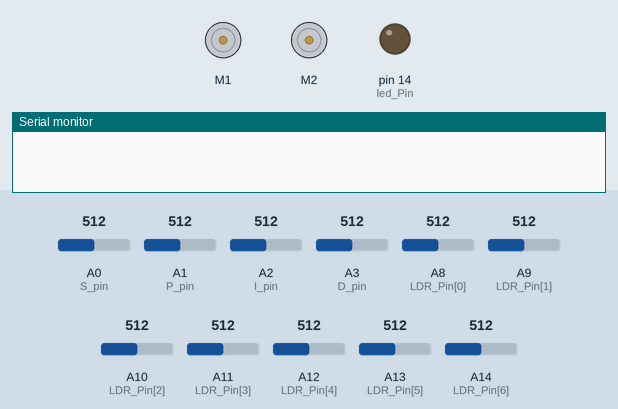
Recording of a sketch running on a simulated Arduino Mega 2560, built with avr-gcc and run on an emulated ATmega2560. On the bench: 2 × DC motor (green arrow = forward, orange = backward, longer = faster), output pins drawn as LEDs (lit = HIGH), the last lines printed to the serial monitor. Inputs (shaded band) come from the test bench; at power-on: A0 (S_pin) = 512, A1 (P_pin) = 512, A2 (I_pin) = 512, A3 (D_pin) = 512, A8 (LDR_Pin[0]) = 512, A9 (LDR_Pin[1]) = 512, A10 (LDR_Pin[2]) = 512, A11 (LDR_Pin[3]) = 512, A12 (LDR_Pin[4]) = 512, A13 (LDR_Pin[5]) = 512, A14 (LDR_Pin[6]) = 512.

Above: at 0.2 s.
At 13.6 s:
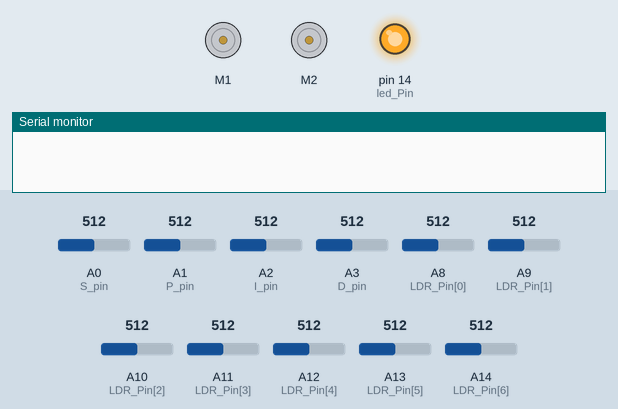
At 27.5 s:
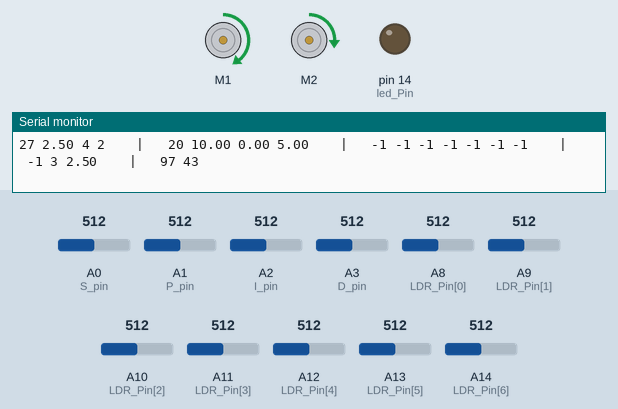
Timing chart, 0 to 29.0 s (numbered marks = the images above):
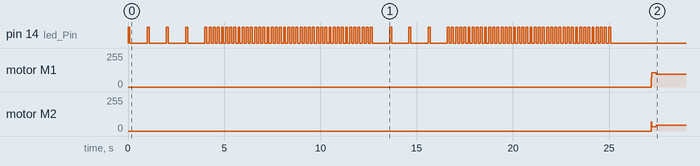

The sketch:

line_follower_pid.ino
```cpp
/* ************************************************************************************************* */
// * ECE 201: Line Following Robot with PID * //
/* ************************************************************************************************* */
// This is code for your PID controlled line following robot.
//
// Code Table of Contents
  // 1) Declare Variables - declares many variables as global variables so each variable can be accessed from every function
  // 2) Setup (Main) - runs once at beginning when you press button on arduino or motor drive or when you open serial monitor
  // 3) Loop (Main) - loops forever calling on a series of functions
  // 4) Blink - blinks and LED
  // 5) Calibration - makes white = 0 and black = 100 (a few seconds to prep, a few seconds on white, a few seconds to move to black, a few seconds of black)
  // 6) Read Potentiometers - reads each potentiometer
  // 7) Run Motors - runs motors
  // 8) Read Photoresistors - reads each photoresistor
  // 9) Calculate Error - calculate error from photoresistor readings
  // 10) PID Turn - takes the error and implements PID control
  // 11) Print - used for debugging but can comment out when not debugging because it slows down program

// ************************************************************************************************* //
// Declare Variables

// Variables and Libaries for Motor
#include <Wire.h>
#include <Adafruit_MotorShield.h> // Must add libary - see MotorShield Manual
//https://cdn-learn.adafruit.com/downloads/pdf/adafruit-motor-shield-v2-for-arduino.pdf

Adafruit_MotorShield AFMS = Adafruit_MotorShield();
// Motors can be switched here (1) <--> (2)
Adafruit_DCMotor *Motor1 = AFMS.getMotor(1); // left motor
Adafruit_DCMotor *Motor2 = AFMS.getMotor(2); // right motor

// Set Initial Speed of Motors (CAN BE EDITED BY USER)
// TODO: Replace "___", and set the default motor speeds to an integer between 0 and 255.
//  the defualt motor speed is how fast the cart will move with no inputs. this can be
//  thought of as how fast should the cart be going when travelling in a straight line.
//  theoretical max. is 255, but the motors will likely overdraw power and cause the Arduino to shut off.
//  motors likely need a minimum speed of at least 30 to move the cart.
//  a good starting speed is roughly 50-60. motor speeds are separated incase one motor turns faster than the other.
const int M1Sp = 50;
const int M2Sp = 50;

// Variables for Potentiometer
// TODO: Replace "___", and assign the pin number connected to the Arduino
const int S_pin = A0; //speed control
const int P_pin = A1; //proportional control
const int I_pin = A2; //integral control
const int D_pin = A3; //derivative control

// User set SPID values
// TODO: Replace "___", and assign an integer value for the MAX value of S, P, I, and D.
//  The on-cart potentiometers are used to determine the actual values of S, P, I, and D.
//  Note: These values will likely need to be experimentally determined
const float speed       = 40;
const float proportion  = 20;
const float integral    = 0;
const float derivative  = 10;

const int numMeas = 40; // TODO: Replace "___", and assign number of calibration measurements
                         //   setting numMeas to 40 as in code 10.4 is recommended

// Initialize SPID values to zero
int SpRead = 0; //Speed Increase
int kPRead = 0; //proportional gain
int kIRead = 0; //integral gain
int kDRead = 0; //derivative gain

// Variables for Light Sensors (arrays are used to simplify the code):
//  these are variables that have multiple elements to each variable name.
//  LDR_Pin holds 7 values of the LDR pin connection to the Arduino
// TODO: Replace "___", and assign the pin number for each LDR connected to the Arduino.
//  reference 10.2 potentiometer code if necessarry
int LDR_Pin[7] = {A8,
                  A9,
                  A10,
                  A11,
                  A12,
                  A13,
                  A14};
int LDR[7]; // this is an empty array that will hold the readings from our potentiometers

// TODO: Replace "___", and assign the pin number connected to the Arduino.
//  it is recommended to use the built-in LED connected to pin 13, but can change
//  to another digital pin and connect external LED to be more easily seen
int led_Pin = 14;

// Calibration Variables
//  Complete understanding of the calibration process is not required
float Mn[7]; // array containing minimum read values of every potentiometer
float Mx[7]; // array containing maximum read values of every potentiometer
float LDRf[7] = {0.,0.,0.,0.,0.,0.,0.}; // initialize the LDR read values to float zero

int MxRead; // maximum read value by any potentiometer
int MxIndex; // index (location in array) of max read value
float AveRead; // average read value of potentiometer
int CriteriaForMax; // value to determine whether a read value is a max
float WeightedAve; // weighted average after calibration

// Error calculation variables
int im0, im1, im2;

// Motor control variables
int M1SpeedtoMotor, M2SpeedtoMotor; // actual speeds motor will be rotating at
int Turn; // which direction and how sharply should the cart turn
int M1P = 0, M2P = 0; // proportion control for motors 1 and 2 respectively
float error; // current error
int lasterror = 0; // previous error
int sumerror = 0; // sum of total errors
float kP, kI, kD; // final values of P, I, and D used in control

// ************************************************************************************************* //
// setup - runs once
void setup() {
  Serial.begin(9600); // TODO: Replace "___", and input the baud rate for serial communication
  AFMS.begin(); // initialize the motor

  pinMode(led_Pin, OUTPUT); // TODO: Replace "___", and set the led_pin to be an output

  Calibrate(); // Calibrate black and white sensing

  ReadPotentiometers(); // Read potentiometer values (Sp, P, I, & D)

  delay(2000); // Delay to ensure cart is properly placed before moving

  RunMotors(); // Starts motors straight forward depending on Sp (Speed from potentiometer) and M1Sp/M2Sp (Nominal values)

} // end setup()

// ************************************************************************************************* //
// loop - runs/loops forever
void loop() {
  // Note: some functions are only helpful for debugging and can be commented out once functionality is ensured

  ReadPotentiometers(); // Only if you want to see Potentiometers working in set up as you run the line following

  ReadPhotoResistors(); // Read photoresistors and map to 0-100 based on calibration

  CalcError();

  PID_Turn(); // PID Control and Output to motors to turn
  RunMotors(); // Uses info from

  Print(); // Print values to serial monitor //currently commented out but could be good for debugging =)

} // end loop()

// ************************************************************************************************* //
// function to quickly blink an LED
void fastBlink() {
  digitalWrite(led_Pin, 1); // TODO: Replace "___", and turn on the LED
  delay(100); // wait for 100 milliseconds

  digitalWrite(led_Pin, 0); // TODO: Replace "___", and turn off the LED
  delay(100); // wait for 100 milliseconds
} // end fastBlink()

// ************************************************************************************************* //
// function to slowly blink an LED
void slowBlink() {
  digitalWrite(led_Pin, 1); // TODO: Replace "___", and turn on the LED
  delay(100); // wait for 100 milliseconds

  digitalWrite(led_Pin, 0); // TODO: Replace "___", and turn off the LED
  delay(900); // wait for 900 milliseconds
} // end slowBlink()

// ************************************************************************************************* //
// function to calibrate
void Calibrate() {
  // wait to make sure cart is in position with sensors over a white (light) surface
  for (int calii = 0; calii < 4; calii++) { // wait four blinks for the cart to be positioned
    slowBlink(); // blink the indicator LED
  }

  // Calibration
  // White Calibration
  for (int calii = 0; calii < numMeas; calii++) { // TODO: Replace "___", and repeat the section of code
                                                    //  for the number of calibration measurements desired

    fastBlink(); // blink the indicator LED

    for (int ci = 0; ci < 7; ci++) { // TODO: Replace "___", and loop over all of the LDRs
      LDRf[ci] = LDRf[ci] + (float) analogRead(LDR_Pin[ci]); // keep track of the sum of each LDR's readings
      delay(2);
    }
  }

  // Find average of each LDR's read values
  for (int cm = 0; cm < 7; cm++) { // TODO: Replace "___", and loop over all of the LDRs
    Mn[cm] = round(LDRf[cm] / (float)numMeas); // take average of each LDR's readings
    LDRf[cm] = 0.; // reset the array holding the sum of the LDR's readings
  }

 // Wait to move from White to Black Surface
  for (int calii = 0; calii < 4; calii++) { // wait ten blinks for the cart to be repositioned
    slowBlink();
  }

  // Black Calibration
  for (int calii = 0; calii < numMeas; calii++) { // TODO: Replace "___", and repeat the section of code
                                                    //  for the number of calibration measurements desired

    fastBlink(); // blink the indicator LED

    for (int ci = 0; ci < 7; ci++) { // TODO: Replace "___", and loop over all of the LDRs
      LDRf[ci] = LDRf[ci] + (float) analogRead(LDR_Pin[ci]); // keep track of the sum of each LDR's readings
      delay(2);
    }
  }

  // Find average of each LDR's read values
  for (int cm = 0; cm < 7; cm++) { // TODO: Replace "___", and loop over all of the LDRs
    Mx[cm] = round(LDRf[cm] / (float)numMeas); // take average of each LDR's readings
    LDRf[cm] = 0.; // reset the array holding the sum of the LDR's readings
  }
} // end Calibrate()

// ************************************************************************************************* //
// function to read and map values from potentiometers
void ReadPotentiometers() {
  SpRead = map(analogRead(S_pin), 0, 1023, 0, speed);
  kPRead = map(analogRead(P_pin), 0, 1023, 0, proportion);
  kIRead = map(analogRead(I_pin), 0, 1023, 0, integral);
  kDRead = map(analogRead(D_pin), 0, 1023, 0, derivative);
} // end ReadPotentiometers()

// ************************************************************************************************* //
// function to start motors using nominal speed + speed addition from potentiometer
void RunMotors() {
  M1SpeedtoMotor = min(M1Sp + SpRead + M1P, 255); // limits speed to 255
  M2SpeedtoMotor = min(M2Sp + SpRead + M2P, 255); // remember M1Sp & M2Sp is defined at beginning of code (default 60)

  Motor1->setSpeed(abs(M1SpeedtoMotor));
  Motor2->setSpeed(abs(M2SpeedtoMotor));

  // Motor 1 control
  if (M1SpeedtoMotor > 0) {
    Motor1->run(FORWARD);
  } else { // < 0
    Motor1->run(BACKWARD);
  }

  // Motor 2 control
  if (M2SpeedtoMotor > 0) {
    Motor2->run(FORWARD);
  } else { // < 0
    Motor2->run(BACKWARD);
  }
} // end RunMotors()

// ************************************************************************************************* //
// function to read photo resistors, map from 0 to 100, and find darkest photo resitor (MxIndex)
void ReadPhotoResistors() {
  for (int Li = 0; Li < 7; Li++) { // TODO: Replace "___", and loop over all of the LDRs
    LDR[Li] = map(analogRead(LDR_Pin[Li]), Mn[Li], Mx[Li], 0, 100);
    delay(2);
  }
} // end ReadPhotoResistors()

// ************************************************************************************************* //
// Calculate error from photoresistor readings
//  Do not worry about understanding or completing this function
void CalcError() {
  MxRead = -99; // initialize max read to an impossible value to ensure initialization does not impact functionality
  AveRead = 0.0; // initialize the average read

  for (int i = 0; i < 7; i = i + 1) { // loop over all of the LDRs
    if (MxRead < LDR[i]) { // if LDR value is greater than current max
      MxRead = LDR[i]; // set max equal to LDR value
      MxIndex = -1 * (i-3);
      im1 = (float)i;
    }
    AveRead = AveRead + (float)LDR[i]/7.;
  }
  CriteriaForMax = 2; // max should be at least twice as big as the other values
  if (MxRead > CriteriaForMax*AveRead) {
    if (im1 != 0 && im1 != 6) {
      im0 = im1 - 1;
      im2 = im1 + 1;
      WeightedAve = ((float)(LDR[im0] * im0 + LDR[im1]*im1 + LDR[im2] * im2))/((float)(LDR[im0] + LDR[im1] + LDR[im2]));
      error = -1 * (WeightedAve - 3);
    }
    else if (im1 == 0) {
      im2 = im1 + 1;
      WeightedAve = ((float)(LDR[im1]*im1 + LDR[im2]*im2))/((float)(LDR[im1]+LDR[im2]));
      error = -1 * (WeightedAve - 3);
    }
    else if (im1 == 6) {
      im0 = im1 - 1;
      WeightedAve = ((float)(LDR[im0]*im0 + LDR[im1]*im1))/((float)(LDR[im0]+LDR[im1]));
      error = -1 * (WeightedAve - 3);
    }
  }

  if (isnan(error)) {
    error = lasterror;
  } else {
    error = error;
  }
} // end CalcError()

// ************************************************************************************************* //
// function to make a turn (a basic P controller)
void PID_Turn() {
  // Read values are scaled PID constants from potentiometers
  kP = (float)kPRead;
  kI = (float)kIRead;
  kD = (float)kDRead;

  // error holds values from -3 to 3
  Turn = error * kP + sumerror * kI + (error - lasterror) * kD; //PID!!!!!

  sumerror = sumerror + error;

  // prevents integrator wind-up
  if (sumerror > 5) {
    sumerror = 5;
  } else if (sumerror < -5) {
    sumerror = -5;
  }

  lasterror = error;

  // One motor becomes slower and the other faster, to "turn"
  if (Turn < 0) { // turn in direction of M2
    M1P = Turn;
    M2P = -Turn;
  } else if (Turn > 0) { // turn in direction of M1
    M1P = Turn;
    M2P = -Turn;
  } else { // continue in straight line
    M1P = 0;
    M2P = 0;
  }
} // end PID_Turn()

// ************************************************************************************************* //
// function to print values of interest
void Print() {
  Serial.print(Turn); Serial.print(" ");
  Serial.print(error); Serial.print(" ");
  Serial.print(sumerror); Serial.print(" ");
  Serial.print(lasterror); Serial.print(" ");

  Serial.print("   |   "); // create a visual divider

  Serial.print(SpRead); Serial.print(" "); // Initial Speed addition from potentiometer
  Serial.print(kP); Serial.print(" "); // PID values from potentiometers after scaling
  Serial.print(kI); Serial.print(" ");
  Serial.print(kD); Serial.print(" ");

  Serial.print("   |   "); // create a visual divider

  Serial.print(LDR[0]); Serial.print(" "); // Each photo resistor value is shown
  Serial.print(LDR[1]); Serial.print(" ");
  Serial.print(LDR[2]); Serial.print(" ");
  Serial.print(LDR[3]); Serial.print(" ");
  Serial.print(LDR[4]); Serial.print(" ");
  Serial.print(LDR[5]); Serial.print(" ");
  Serial.print(LDR[6]); Serial.print(" ");

  Serial.print("   |   "); // create a visual divider

  Serial.print(MxRead); Serial.print(" "); // the maximum value from the photo resistors is shown again
  Serial.print(MxIndex);Serial.print(" "); // this is the index of that maximum (0 through 6) (aka which element in LDR)
  Serial.print(error); Serial.print(" "); // this will show the calculated error (-3 through 3)

  Serial.print("   |   "); // create a visual divider

  Serial.print(M1SpeedtoMotor); Serial.print(" "); // This prints the arduino output to each motor so you can see what the values (0-255)
  Serial.println(M2SpeedtoMotor); // that are sent to the motors would be without actually needing to power/run the motors

  delay(200); //just here to slow down the output for easier reading if wanted
                 // ensure delay is commented when actually running your robot or this will slow down sampling too much
                 // and prevent the cart from functioning well
} // end Print()
```

Measured:
- by itself, motor M1: stopped → forward 107/255 at 27.2 s, → forward 97/255 0.27 s later
- by itself, motor M2: stopped → forward 33/255 at 27.2 s, → forward 43/255 0.27 s later
